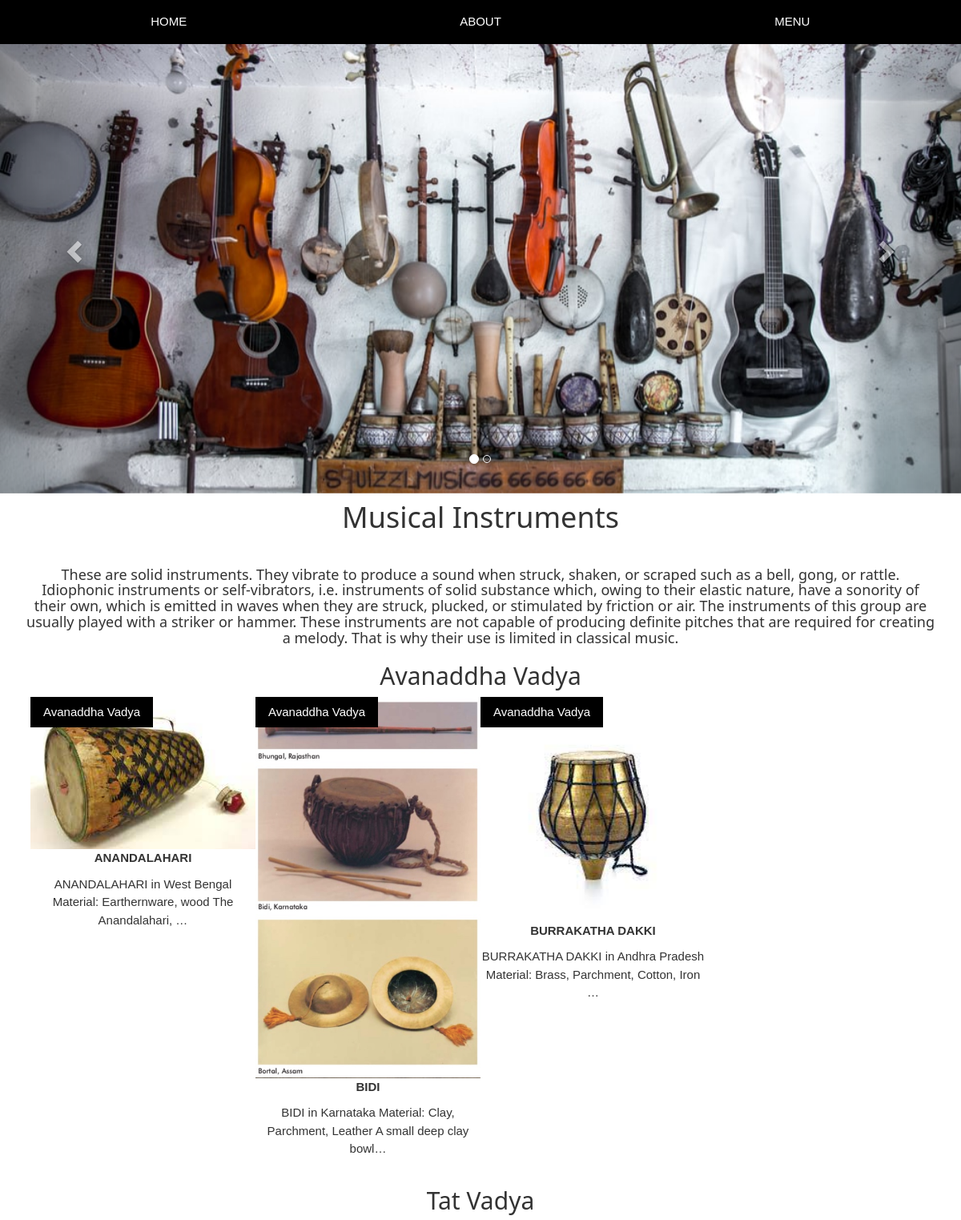
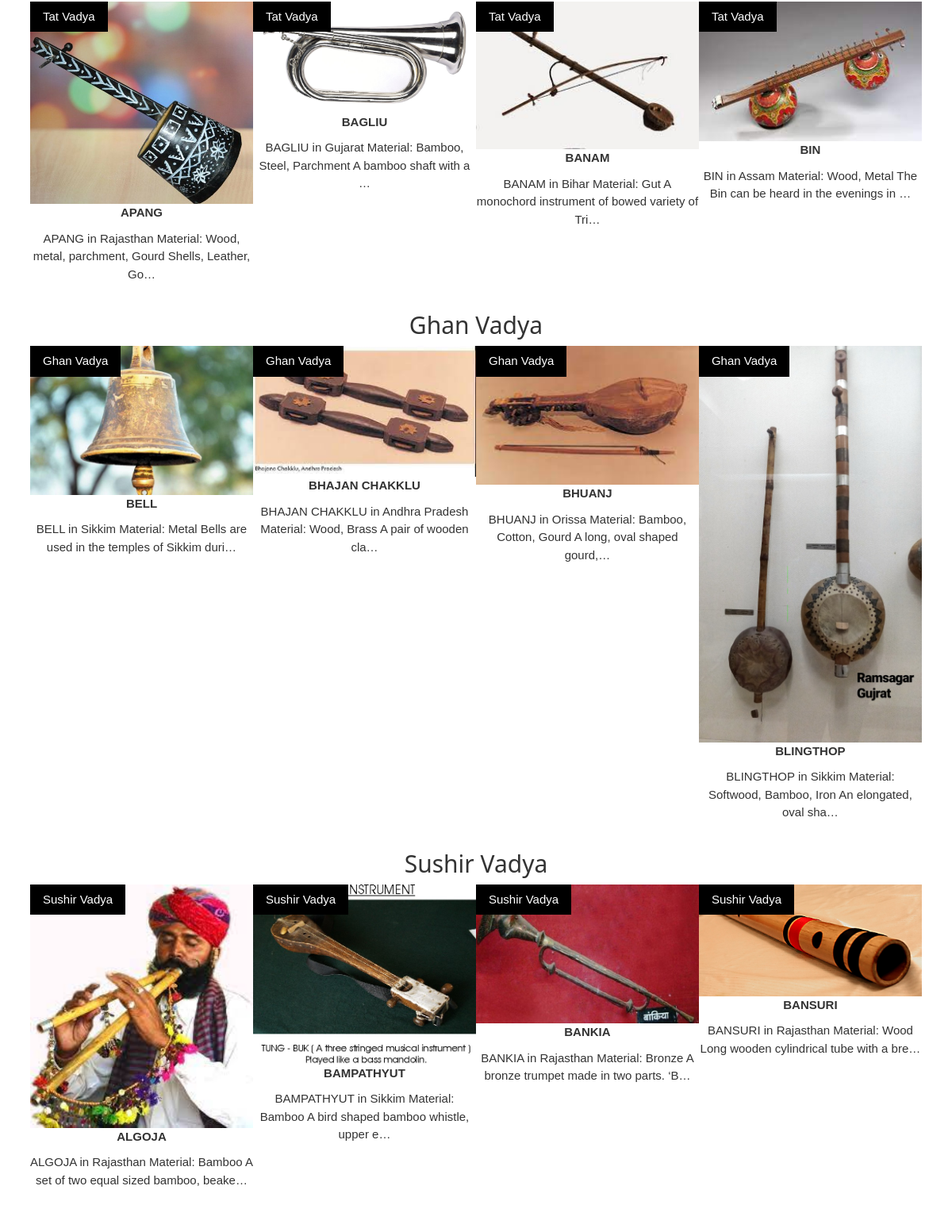
Screenshot of /mi/ with the database file from the repository (2 pictures, top to bottom).
### app/models.py (models this page shows, shortened)
class musicali(models.Model):
    title = models.CharField(max_length=100)
    description = models.TextField()
    category = models.CharField(choices=CATEGORY_CHOICES, max_length=4)
    instru_image = models.ImageField(upload_to='producting')

### app/views.py (the view)
# urls.py: path('mi/', views.music.as_view(), name='mi'),
class music(View):
    def get(self,request):
        avan = musicali.objects.filter(category='A')
        tat = musicali.objects.filter(category='T')
        ghan = musicali.objects.filter(category='G')
        sush = musicali.objects.filter(category='S')
        return render(request, 'app/musicalsub.html',{'avan':avan, 'tat':tat,'ghan':ghan, 'sush':sush})

### app/templates/app/musicalsub.html (shortened to what this page needs)
<!DOCTYPE html>
{% load static %}
<html lang="en">
<head>
  <link rel="stylesheet" href="https://maxcdn.bootstrapcdn.com/bootstrap/3.4.1/css/bootstrap.min.css">
  <link rel="stylesheet" href="{% static 'app/css/style1.css'%}">
</head>
<body>
  <div class="w3-top">
    <div class="w3-row w3-padding w3-black">
      <div class="w3-col s4">
        <a href="{% url 'home' %}" class="w3-button w3-block w3-black">HOME</a>
      </div>
      <div class="w3-col s4">
        <a href="{% url 'home' %}" class="w3-button w3-block w3-black">ABOUT</a>
      </div>
      <div class="w3-col s4">
        <a href="{% url 'home' %}" class="w3-button w3-block w3-black">MENU</a>
      </div>
    </div>
  </div>
<div id="myCarousel" class="carousel slide" data-ride="carousel">
    <ol class="carousel-indicators">
      <li data-target="#myCarousel" data-slide-to="0" class="active"></li>
      <li data-target="#myCarousel" data-slide-to="1"></li>
    </ol>
    <div class="carousel-inner" role="listbox">
      <div class="item active">
        <img src="{% static  'app/images/fort/2e.jpg' %}" alt="Image">
        <div class="carousel-caption">
        </div>
      </div>
    </div>
    <a class="left carousel-control" href="#myCarousel" role="button" data-slide="prev">
      <span class="glyphicon glyphicon-chevron-left" aria-hidden="true"></span>
    </a>
    <a class="right carousel-control" href="#myCarousel" role="button" data-slide="next">
      <span class="glyphicon glyphicon-chevron-right" aria-hidden="true"></span>
    </a>
</div>
<div class="container text-center">
  <h1>Musical Instruments</h1><br>
  <h5>These are solid instruments. They vibrate to produce a sound when struck, shaken, or scraped such as a bell, gong, or rattle. Idiophonic instruments or self-vibrators, i.e. instruments of solid substance which, owing to their elastic nature, have a sonority of their own, which is emitted in waves when they are struck, plucked, or stimulated by friction or air.
    The instruments of this group are usually played with a striker or hammer. These instruments are not capable of producing definite pitches that are required for creating a melody. That is why their use is limited in classical music.
    </h5>
<div class="w5-row-padding">
  <div class="w3-row-padding">
    <h2>Avanaddha Vadya</h2>
    {% for a in avan %}
    <a href="{% url 'mi-detail' a.id %}">
    <div class="w3-col l3 m6 w3-margin-bottom">
      <div class="w3-display-container">
        <div class="w3-display-topleft w3-black w3-padding">Avanaddha Vadya </div>
        <img src="{{a.instru_image.url}}" alt="House" style="width:100%">
      </div>
      <p><b>{{a.title}} </b></p>
      <p> {{a.description|truncatechars:80}}</p>
    </div>
    </a>
    {% endfor %}
  </div>
  </div>
  <div class="w5-row-padding">
    <div class="w3-row-padding">
      <h2>Tat Vadya</h2>
      {% for t in tat %}
      <a href="{% url 'mi-detail' t.id %}">
      <div class="w3-col l3 m6 w3-margin-bottom">
        <div class="w3-display-container">
          <div class="w3-display-topleft w3-black w3-padding">Tat Vadya </div>
          <img src="{{t.instru_image.url}}" alt="House" style="width:100%">
        </div>
        <p><b>{{t.title}} </b></p>
        <p> {{t.description|truncatechars:80}}</p>
      </div>
      </a>
      {% endfor %}
    </div>
    </div>
    <div class="w5-row-padding">
      <div class="w3-row-padding">
        <h2>Ghan Vadya</h2>
        {% for g in ghan %}
        <a href="{% url 'mi-detail' g.id %}">
        <div class="w3-col l3 m6 w3-margin-bottom">
          <div class="w3-display-container">
            <div class="w3-display-topleft w3-black w3-padding">Ghan Vadya </div>
            <img src="{{g.instru_image.url}}" alt="House" style="width:100%">
          </div>
          <p><b>{{g.title}} </b></p>
          <p> {{g.description|truncatechars:80}}</p>
        </div>
        </a>
        {% endfor %}
      </div>
      </div>
      <div class="w5-row-padding">
        <div class="w3-row-padding">
          <h2>Sushir Vadya</h2>
          {% for s in sush %}
          <a href="{% url 'mi-detail' s.id %}">
          <div class="w3-col l3 m6 w3-margin-bottom">
            <div class="w3-display-container">
              <div class="w3-display-topleft w3-black w3-padding">Sushir Vadya </div>
              <img src="{{s.instru_image.url}}" alt="House" style="width:100%">
            </div>
            <p><b>{{s.title}} </b></p>
            <p> {{s.description|truncatechars:80}}</p>
          </div>
          </a>
          {% endfor %}
        </div>
        </div>
</div><br>
</body>
</html>

### app/static/app/css/style1.css (style rules this page uses)
html { box-sizing:border-box }
*,*:before,*:after { box-sizing:inherit }
html { -ms-text-size-adjust:100%;-webkit-text-size-adjust:100% }
body { margin:0 }
a { background-color:transparent }
b,strong { font-weight:bolder }
img { border-style:none }
html,body { font-family:Verdana,sans-serif;font-size:15px;line-height:1.5 }
html { overflow-x:hidden }
h1 { font-size:36px }
h2 { font-size:30px }
h5 { font-size:18px }
h1,h2,h3,h4,h5,h6 { font-family:"Segoe UI",Arial,sans-serif;font-weight:400;margin:10px 0 }
img { vertical-align:middle }
a { color:inherit }
.w3-btn,.w3-button { border:none;display:inline-block;padding:8px 16px;vertical-align:middle;overflow:hidden;text-decoration:none;color:inherit;background-color:inherit;text-align:center;cursor:pointer;white-space:nowrap }
.w3-btn,.w3-button { -webkit-touch-callout:none;-webkit-user-select:none;-khtml-user-select:none;-moz-user-select:none;-ms-user-select:none;user-select:none }
.w3-tooltip,.w3-display-container { position:relative }
.w3-block { display:block;width:100% }
.w3-container:after,.w3-container:before,.w3-panel:after,.w3-panel:before,.w3-row:after,.w3-row:before,.w3-row-padding:after,.w3-row-padding:before, .w3-cell-row:before,.w3-cell-row:after,.w3-clear:after,.w3-clear:before,.w3-bar:before,.w3-bar:after { content:"";display:table;clear:both }
.w3-col,.w3-half,.w3-third,.w3-twothird,.w3-threequarter,.w3-quarter { float:left;width:100% }
.w3-col.s4 { width:33.33333% }
@media (min-width:601px) { .w3-col.m6,.w3-half { width:49.99999% } }
@media (min-width:993px) { .w3-col.l3 { width:24.99999% } }
.w3-top,.w3-bottom { position:fixed;width:100%;z-index:1 }
.w3-top { top:0 }
.w3-display-topleft { position:absolute;left:0;top:0 }
.w3-row-padding,.w3-row-padding>.w3-half,.w3-row-padding>.w3-third,.w3-row-padding>.w3-twothird,.w3-row-padding>.w3-threequarter,.w3-row-padding>.w3-quarter,.w3-row-padding>.w3-col { padding:0 8px }
.w3-margin-bottom { margin-bottom:16px!important }
.w3-padding { padding:8px 16px!important }
.w3-black,.w3-hover-black:hover { color:#fff!important;background-color:#000!important }

### app/templates/app/musicalsub.html (style rules this page uses)
.carousel-inner img { width: 100%; margin: auto; min-height:200px; }

### rows the page displays
musicali: instru_image (picture), title "ANANDALAHARI", description "ANANDALAHARI in West Bengal Material: Earthernware, wood The Anandalahari, …"
musicali: instru_image (picture), title "BIDI", description "BIDI in Karnataka Material: Clay, Parchment, Leather A small deep clay bowl…"
musicali: instru_image (picture), title "BURRAKATHA DAKKI", description "BURRAKATHA DAKKI in Andhra Pradesh Material: Brass, Parchment, Cotton, Iron …"
musicali: instru_image (picture), title "APANG", description "APANG in Rajasthan Material: Wood, metal, parchment, Gourd Shells, Leather, Go…"
musicali: instru_image (picture), title "BAGLIU", description "BAGLIU in Gujarat Material: Bamboo, Steel, Parchment A bamboo shaft with a …"
musicali: instru_image (picture), title "BANAM", description "BANAM in Bihar Material: Gut A monochord instrument of bowed variety of Tri…"
musicali: instru_image (picture), title "BIN", description "BIN in Assam Material: Wood, Metal The Bin can be heard in the evenings in …"
musicali: instru_image (picture), title "BELL", description "BELL in Sikkim Material: Metal Bells are used in the temples of Sikkim duri…"
musicali: instru_image (picture), title "BHAJAN CHAKKLU", description "BHAJAN CHAKKLU in Andhra Pradesh Material: Wood, Brass A pair of wooden cla…"
musicali: instru_image (picture), title "BHUANJ", description "BHUANJ in Orissa Material: Bamboo, Cotton, Gourd A long, oval shaped gourd,…"
musicali: instru_image (picture), title "BLINGTHOP", description "BLINGTHOP in Sikkim Material: Softwood, Bamboo, Iron An elongated, oval sha…"
musicali: instru_image (picture), title "ALGOJA", description "ALGOJA in Rajasthan Material: Bamboo A set of two equal sized bamboo, beake…"
musicali: instru_image (picture), title "BAMPATHYUT", description "BAMPATHYUT in Sikkim Material: Bamboo A bird shaped bamboo whistle, upper e…"
musicali: instru_image (picture), title "BANKIA", description "BANKIA in Rajasthan Material: Bronze A bronze trumpet made in two parts. ‘B…"
musicali: instru_image (picture), title "BANSURI", description "BANSURI in Rajasthan Material: Wood Long wooden cylindrical tube with a bre…"
